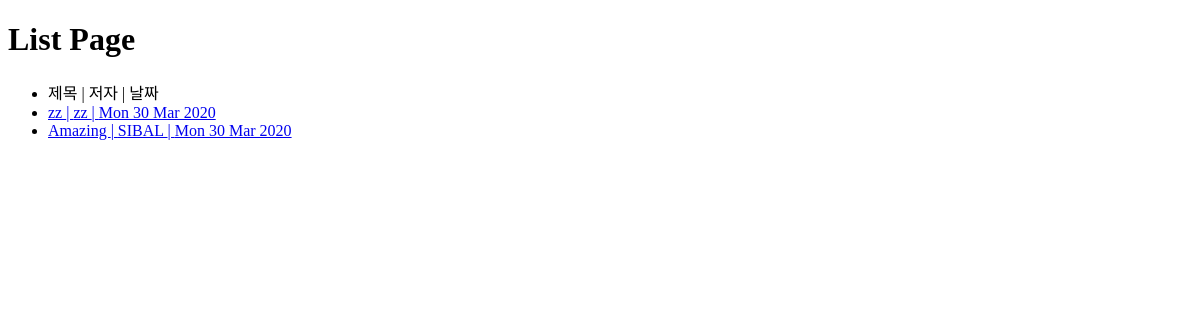
The page /list/ on the database as committed earlier.
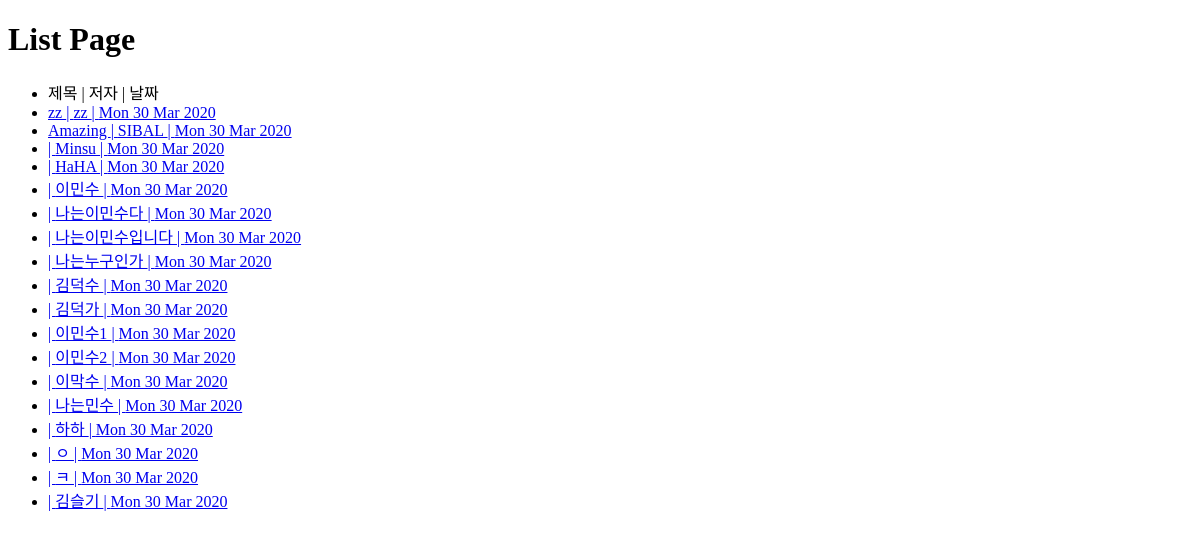
The same page on the database as committed later.
### web/models.py (models this page shows)
class Article(models.Model):
    name = models.CharField(max_length=50)
    title = models.CharField(max_length=50)
    contents = models.TextField()
    url = models.URLField()
    email = models.EmailField()
    cdate = models.DateTimeField(auto_now_add=True)

### web/views.py (the view)
# urls.py: url('list/', list, name='list'),
def list(request):
    articleList = Article.objects.all()
    return render(request, 'list.html', {'articleList':articleList})

### templates/list.html (shortened to what this page needs)
<!DOCTYPE html>
<html lang="en">
<head>
</head>
<body>
    <h1>List Page</h1>
    <ul>
        <li>제목 | 저자 | 날짜 </li>
        {% for article in articleList %}
            <li><a href="/view/{{ article.id}}"> {{ article.title }} | {{ article.name }} | {{ article.cdate|date:"D d M Y" }} </a></li>
        {% endfor %}
    </ul>
</body>
</html>

Rows that differ between the two databases and show on the page:
added Article: name "Minsu", cdate "Mon 30 Mar 2020"
added Article: name "HaHA", cdate "Mon 30 Mar 2020"
added Article: name "이민수", cdate "Mon 30 Mar 2020"
added Article: name "나는이민수다", cdate "Mon 30 Mar 2020"
added Article: name "나는이민수입니다", cdate "Mon 30 Mar 2020"
added Article: name "나는누구인가", cdate "Mon 30 Mar 2020"
added Article: name "김덕수", cdate "Mon 30 Mar 2020"
added Article: name "김덕가", cdate "Mon 30 Mar 2020"
added Article: name "이민수1", cdate "Mon 30 Mar 2020"
added Article: name "이민수2", cdate "Mon 30 Mar 2020"
added Article: name "이막수", cdate "Mon 30 Mar 2020"
added Article: name "나는민수", cdate "Mon 30 Mar 2020"
added Article: name "하하", cdate "Mon 30 Mar 2020"
added Article: name "ㅇ", cdate "Mon 30 Mar 2020"
added Article: name "ㅋ", cdate "Mon 30 Mar 2020"
added Article: name "김슬기", cdate "Mon 30 Mar 2020"
